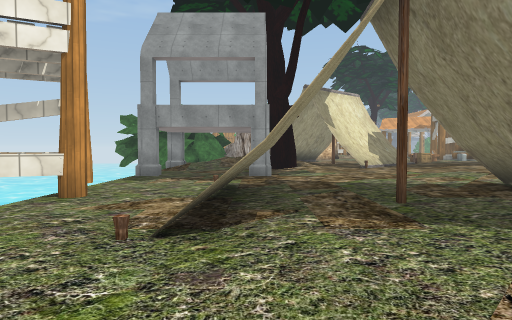
view 1 (above)

23 first-person views from a walk through a Unity game level. The camera is 1.5 m above the floor, tilts 2° down and sees 75° across. The floor is counted in squares, 2 m on a side. Each view is taken from the middle of a square. On the plan, view 1 faces up. The plan holds only what a view shows up to about 11 squares ahead; the rest is blank. The place goes on beyond the plan. The player is left out. Some animated figures are left out. Some surface patterns are stand-ins.

view 2
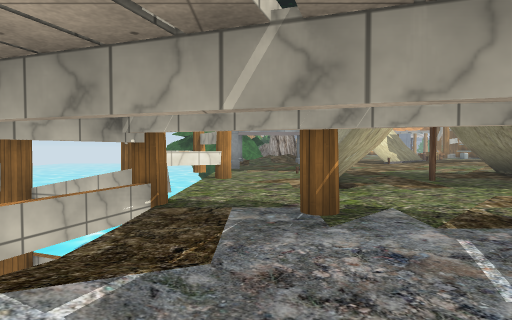

view 3
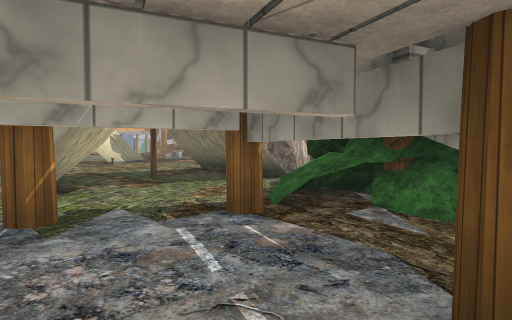

view 4
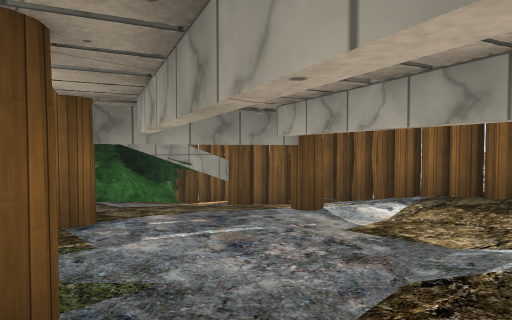

view 5
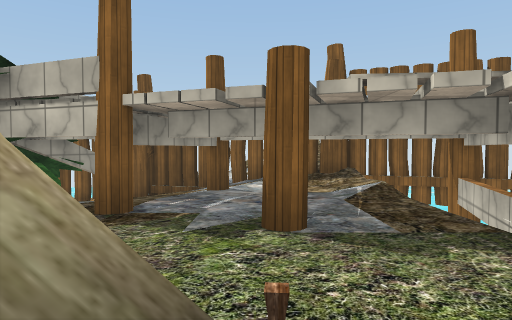

view 6
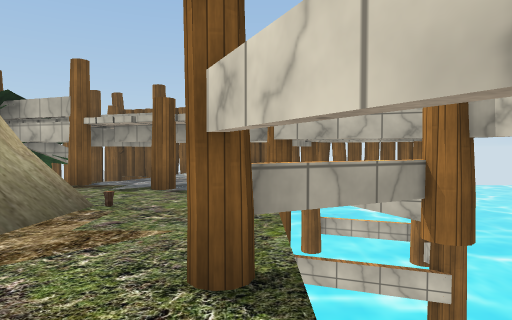

view 7
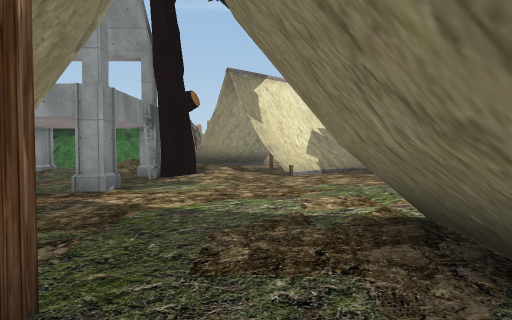

view 8
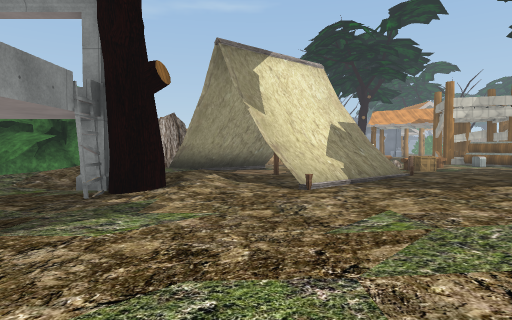

view 9
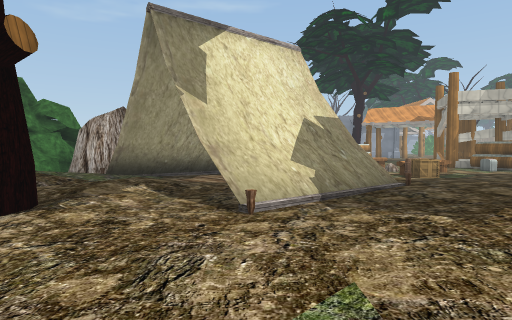

view 10
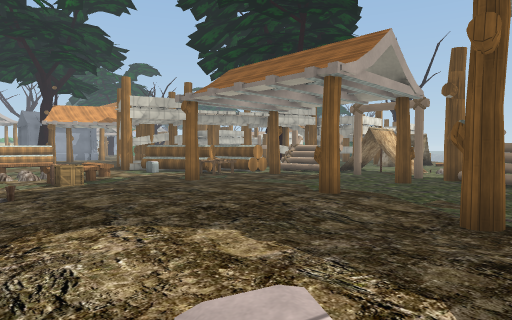

view 11
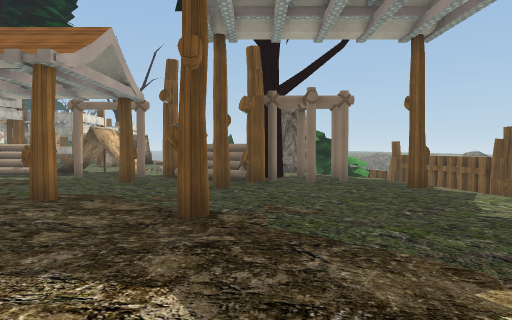

view 12
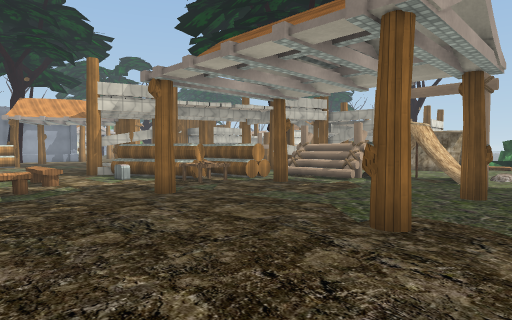

view 13
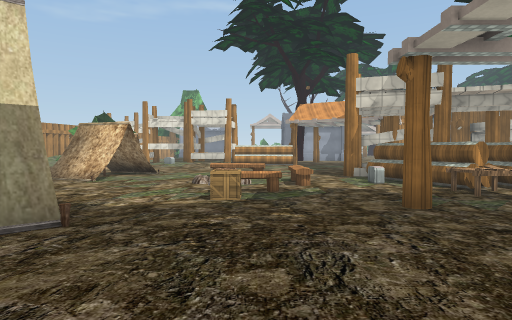

view 14
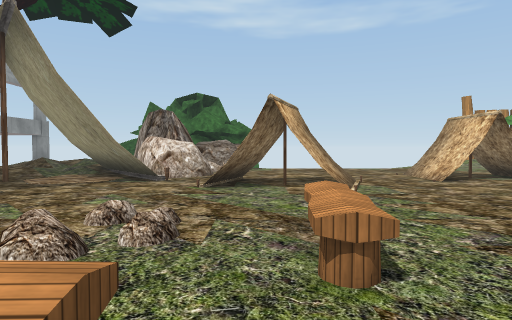

view 15
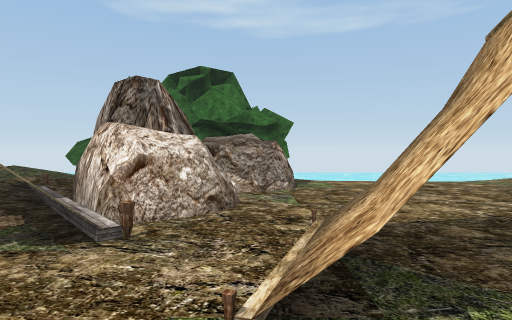

view 16
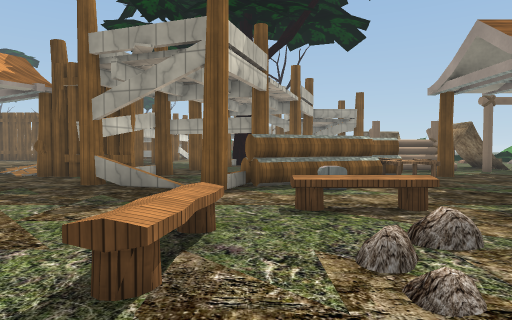

view 17
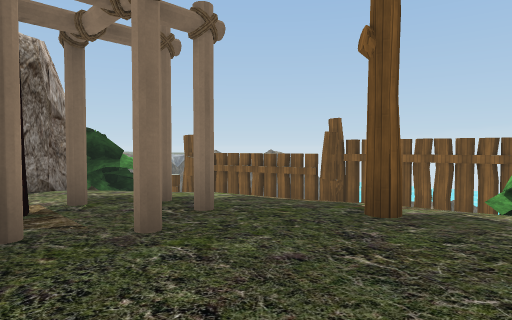

view 18
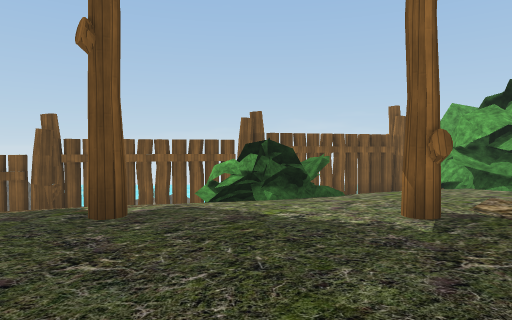

view 19
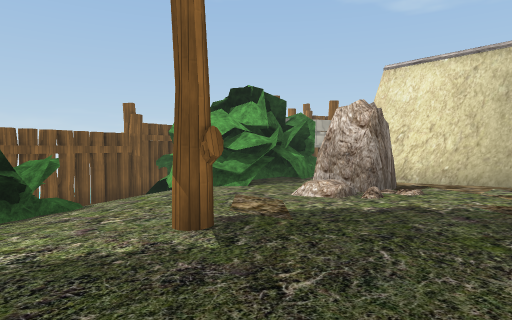

view 20
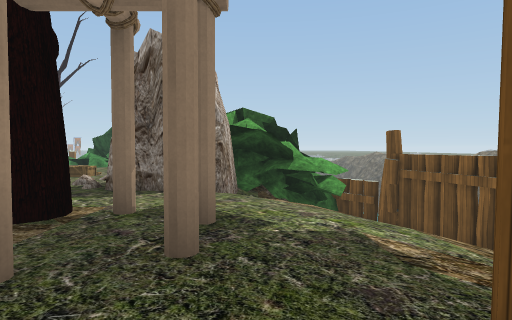

view 21
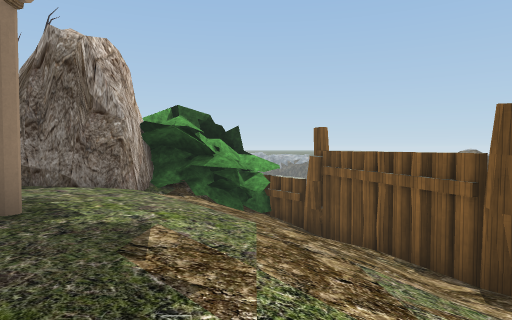

view 22
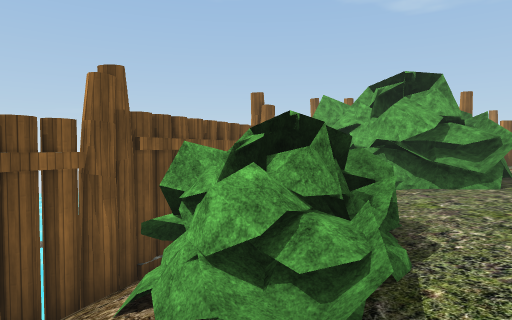

view 23
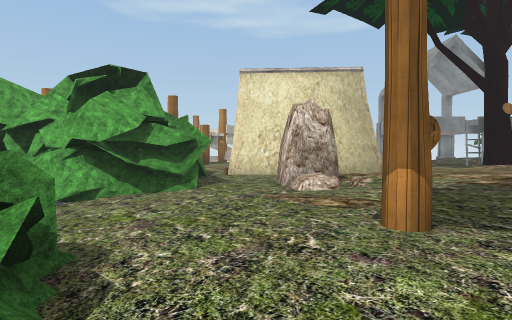

### Floor plan
Key: @ floor where view 1 was taken; # wall or solid block; x gap in a wall; . main floor; : floor 0.5 m higher than the main floor; - floor 0.5 m lower than the main floor; + floor 0.75 m higher than the main floor; / step, stairs or slope; = window, fence, low wall or low ledge; ^ raised ledge; v drop or lower ground; R rock; C carpet; A crate; B bench; T table; O other object.
Columns run from 6 left of view 1 to 24 right of it. Each row starts with its distance up from view 1.
 25      ...O....    ....#
 24      ..............###
 23     ......O...........
 22     ......OO..BB..#..
 21     ...../OO.......#
 20      RR...//../.B.=###
 19     #RRRRR....//B..###
 18    ### RRC....BB...TT#
 17   ##=RR/  ...OA....TT..#
 16  ##. ///#... ....#...#.#
 15   #. ////.# //.........#
 14       ///.#//...........
 13        //#//..:::.......OO
 12    #//##/.=..::::#...#....
 11    //.#......::::.....##..
 10    ..........::.......#
  9    #..#.....:::.#...#.#
  8    .........::::.....###.//
  7  vx.........:::......x.#.##R
  6 vv #..#...#/.........#....####^
  5  vv#..=.#.#.............///-##^
  4  vv...=...#.#R..#...#.//////###
  3    ...#...#......../////// /##
  2 vvv........=#/////=/ ///// /##
  1 v v..#.../+##=///##/ //////##
  0 v v...@.=#####//  #/  /####
 -1 vv##..#.######/   //####
 -2 v  /...//####^  /####
 -3 ##v///#//##  #####
 -4   v##///####
 -5    v ######

Positions as (right, up) in squares from view 1, and headings:
1: (0, 0), facing up
2: (-2, -3), facing up
3: (-2, -3), facing up-right
4: (-3, 1), facing down-right
5: (-1, 4), facing down
6: (-3, 7), facing down
7: (3, 3), facing up
8: (3, 6), facing up
9: (4, 8), facing up
10: (6, 8), facing up-right
11: (6, 8), facing right
12: (8, 10), facing up-right
13: (9, 11), facing up
14: (11, 21), facing left
15: (6, 20), facing left
16: (6, 21), facing right
17: (12, 8), facing down-right
18: (12, 8), facing down
19: (12, 7), facing down-left
20: (13, 5), facing right
21: (13, 3), facing right
22: (14, 3), facing down-left
23: (13, 3), facing left
